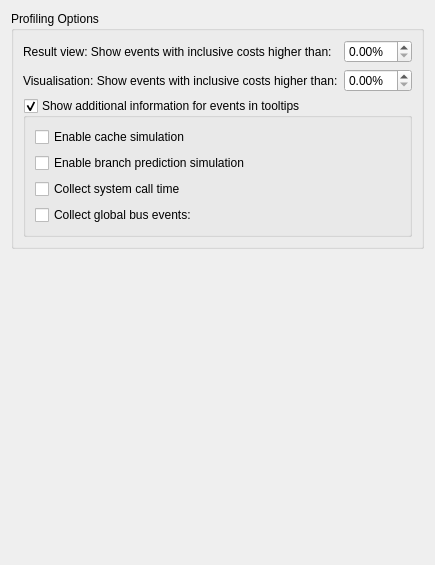
<?xml version="1.0" encoding="UTF-8"?>
<ui version="4.0">
 <class>Callgrind::Internal::CallgrindConfigWidget</class>
 <widget class="QWidget" name="Callgrind::Internal::CallgrindConfigWidget">
  <property name="geometry">
   <rect>
    <x>0</x>
    <y>0</y>
    <width>416</width>
    <height>565</height>
   </rect>
  </property>
  <layout class="QGridLayout" name="gridLayout">
   <item row="0" column="0" colspan="2">
    <widget class="QGroupBox" name="memcheckOptions">
     <property name="sizePolicy">
      <sizepolicy hsizetype="Preferred" vsizetype="Preferred">
       <horstretch>0</horstretch>
       <verstretch>0</verstretch>
      </sizepolicy>
     </property>
     <property name="title">
      <string>Profiling Options</string>
     </property>
     <layout class="QFormLayout" name="formLayout">
      <item row="0" column="0">
       <widget class="QLabel" name="minimumInclusiveCostRatioLabel">
        <property name="toolTip">
         <string>This option limits the amount of results the profiler will give you. A lower limit will likely increase performance.</string>
        </property>
        <property name="text">
         <string>Result view: Show events with inclusive costs higher than:</string>
        </property>
        <property name="buddy">
         <cstring>minimumInclusiveCostRatio</cstring>
        </property>
       </widget>
      </item>
      <item row="0" column="1">
       <widget class="QDoubleSpinBox" name="minimumInclusiveCostRatio">
        <property name="suffix">
         <string>%</string>
        </property>
        <property name="decimals">
         <number>2</number>
        </property>
        <property name="maximum">
         <double>10.000000000000000</double>
        </property>
        <property name="singleStep">
         <double>0.100000000000000</double>
        </property>
       </widget>
      </item>
      <item row="2" column="0" colspan="2">
       <widget class="QGroupBox" name="enableEventToolTips">
        <property name="title">
         <string>Show additional information for events in tooltips</string>
        </property>
        <property name="checkable">
         <bool>true</bool>
        </property>
        <layout class="QGridLayout" name="gridLayout_3">
         <item row="0" column="0">
          <widget class="QCheckBox" name="enableCacheSim">
           <property name="toolTip">
            <string>&lt;!DOCTYPE HTML PUBLIC &quot;-//W3C//DTD HTML 4.0//EN&quot; &quot;http://www.w3.org/TR/REC-html40/strict.dtd&quot;&gt;
&lt;html&gt;&lt;head&gt;&lt;meta name=&quot;qrichtext&quot; content=&quot;1&quot; /&gt;&lt;style type=&quot;text/css&quot;&gt;
p, li { white-space: pre-wrap; }
&lt;/style&gt;&lt;/head&gt;&lt;body style=&quot; font-family:'Sans Serif'; font-size:9pt; font-weight:400; font-style:normal;&quot;&gt;
&lt;p style=&quot; margin-top:0px; margin-bottom:0px; margin-left:0px; margin-right:0px; -qt-block-indent:0; text-indent:0px;&quot;&gt;
&lt;p&gt;Specify if you want to do full cache simulation.&lt;/p&gt;
&lt;p&gt;By default, only instruction read accesses will be counted (&quot;Ir&quot;).&lt;/p&gt;

&lt;p&gt;
With cache simulation, further event counters are enabled:
&lt;ul&gt;&lt;li&gt;Cache misses on instruction reads (&quot;I1mr&quot;/&quot;I2mr&quot;)&lt;/li&gt;
&lt;li&gt;Data read accesses (&quot;Dr&quot;) and related cache misses (&quot;D1mr&quot;/&quot;D2mr&quot;)&lt;/li&gt;
&lt;li&gt;Data write accesses (&quot;Dw&quot;) and related cache misses (&quot;D1mw&quot;/&quot;D2mw&quot;)&lt;/li&gt;&lt;/ul&gt;
&lt;/p&gt;

For more information, see ???.&lt;/p&gt;&lt;/body&gt;&lt;/html&gt;</string>
           </property>
           <property name="text">
            <string>Enable cache simulation</string>
           </property>
          </widget>
         </item>
         <item row="1" column="0">
          <widget class="QCheckBox" name="enableBranchSim">
           <property name="toolTip">
            <string>&lt;!DOCTYPE HTML PUBLIC &quot;-//W3C//DTD HTML 4.0//EN&quot; &quot;http://www.w3.org/TR/REC-html40/strict.dtd&quot;&gt;
&lt;html&gt;&lt;head&gt;&lt;meta name=&quot;qrichtext&quot; content=&quot;1&quot; /&gt;&lt;style type=&quot;text/css&quot;&gt;
p, li { white-space: pre-wrap; }
&lt;/style&gt;&lt;/head&gt;&lt;body style=&quot; font-family:'Sans Serif'; font-size:9pt; font-weight:400; font-style:normal;&quot;&gt;
&lt;p&gt;Specify if you want to do branch prediction simulation.&lt;/p&gt;
&lt;p&gt;Further event counters are enabled: &lt;/p&gt;
&lt;ul&gt;&lt;li&gt;Number of executed conditional branches and related predictor misses (
&quot;Bc&quot;/&quot;Bcm&quot;)&lt;/li&gt;
&lt;li&gt;Executed indirect jumps and related misses of the jump address predictor (
&quot;Bi&quot;/&quot;Bim&quot;)&lt;/li&gt;&lt;/ul&gt;&lt;/body&gt;&lt;/html&gt;</string>
           </property>
           <property name="text">
            <string>Enable branch prediction simulation</string>
           </property>
          </widget>
         </item>
         <item row="2" column="0">
          <widget class="QCheckBox" name="collectSystime">
           <property name="toolTip">
            <string>This specifies whether information for system call times should be collected.</string>
           </property>
           <property name="text">
            <string>Collect system call time</string>
           </property>
          </widget>
         </item>
         <item row="3" column="0">
          <widget class="QCheckBox" name="collectBusEvents">
           <property name="toolTip">
            <string>This specifies whether the number of global bus events executed should be collected. The event type &quot;Ge&quot; is used for these events.</string>
           </property>
           <property name="text">
            <string>Collect global bus events:</string>
           </property>
          </widget>
         </item>
        </layout>
       </widget>
      </item>
      <item row="1" column="0">
       <widget class="QLabel" name="visualisationMinimumInclusiveCostRatioLabel">
        <property name="text">
         <string>Visualisation: Show events with inclusive costs higher than:</string>
        </property>
       </widget>
      </item>
      <item row="1" column="1">
       <widget class="QDoubleSpinBox" name="visualisationMinimumInclusiveCostRatio">
        <property name="prefix">
         <string/>
        </property>
        <property name="suffix">
         <string>%</string>
        </property>
        <property name="minimum">
         <double>0.000000000000000</double>
        </property>
        <property name="maximum">
         <double>50.000000000000000</double>
        </property>
       </widget>
      </item>
     </layout>
    </widget>
   </item>
   <item row="1" column="0" colspan="2">
    <spacer name="verticalSpacer">
     <property name="orientation">
      <enum>Qt::Vertical</enum>
     </property>
     <property name="sizeHint" stdset="0">
      <size>
       <width>20</width>
       <height>40</height>
      </size>
     </property>
    </spacer>
   </item>
  </layout>
 </widget>
 <resources/>
 <connections/>
</ui>
